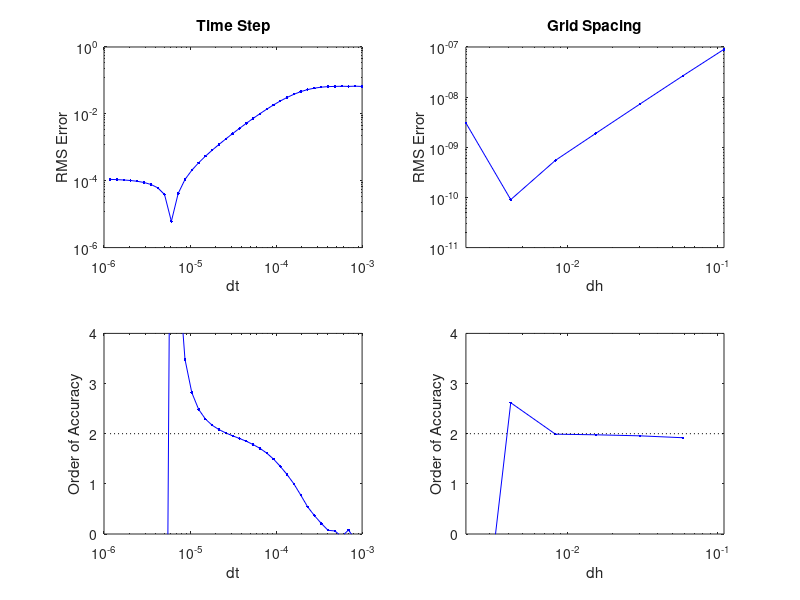

Write the MATLAB code that produced this figure.
clear;

data = load('OVS_ADI_dt.dat','-ascii');

dt  = data(:,1);
rms = data(:,2);

subplot(2,2,1);
h1 = loglog(dt,rms,'b.-');
xlabel('dt');
ylabel('RMS Error');
xlim([0.000001 0.001]);
ylim([1e-6 1])
set(gca,'XTick',[0.000001 0.00001 0.0001 0.001]);
set(gca,'YTick',[0.000001 0.0001 0.01 1]);
title('Time Step');

subplot(2,2,3);
p = (log(rms(2:end)) - log(rms(1:end-1)))./(log(dt(2:end)) - log(dt(1:end-1)));
h3 = semilogx(dt(2:end),p,'b.-');
xlabel('dt');
ylabel('Order of Accuracy');
xlim([0.000001 0.001]);
set(gca,'XTick',[0.000001 0.00001 0.0001 0.001]);
ylim([0 4]);
line([min(dt) max(dt)],[2 2],'Color','black','LineStyle',':');

data = load('OVS_ADI_dh_2.dat','-ascii');

dh = 1./(data(:,1) - 1);
rms = data(:,2);

subplot(2,2,2);
h2 = loglog(dh,rms,'b.-');
xlabel('dh');
ylabel('RMS Error');
xlim([min(dh) max(dh)]);
title('Grid Spacing');
set(gca,'XTick',[0.01 0.1]);

subplot(2,2,4);
p = (log(rms(2:end)) - log(rms(1:end-1)))./(log(dh(2:end)) - log(dh(1:end-1)));
h4 = semilogx(dh(2:end),p,'b.-');
xlabel('dh');
ylabel('Order of Accuracy');
xlim([min(dh) max(dh)]);
ylim([0 4]);
line([min(dh) max(dh)],[2 2],'Color','black','LineStyle',':');
set(gca,'XTick',[0.01 0.1]);
